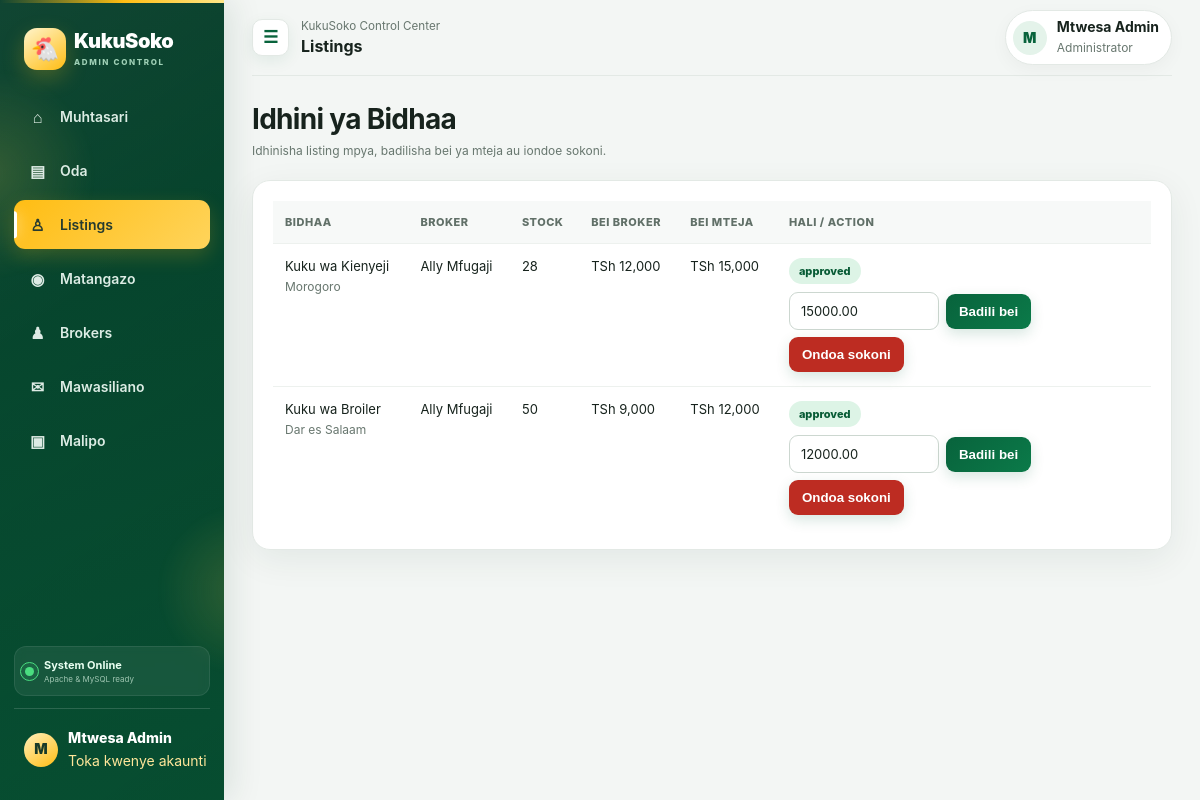
Page /admin/index.php?page=listings (signed in) on the committed database.
### tables this page shows
CREATE TABLE products (
  id BIGINT UNSIGNED AUTO_INCREMENT PRIMARY KEY,
  broker_id BIGINT UNSIGNED NOT NULL,
  category ENUM('kienyeji','broiler','mayai','vifaranga','kuku_wakisasa','vingine') NOT NULL DEFAULT 'vingine',
  name VARCHAR(160) NOT NULL,
  description TEXT,
  supplier_price DECIMAL(12,2) NOT NULL,
  customer_price DECIMAL(12,2) NOT NULL DEFAULT 0,
  total_stock INT UNSIGNED NOT NULL,
  available_stock INT UNSIGNED NOT NULL,
  reserved_stock INT UNSIGNED NOT NULL DEFAULT 0,
  sold_stock INT UNSIGNED NOT NULL DEFAULT 0,
  location VARCHAR(160) NOT NULL,
  weight VARCHAR(60),
  age VARCHAR(60),
  vaccination VARCHAR(255),
  image_url VARCHAR(500),
  status ENUM('pending','approved','rejected','expired') DEFAULT 'pending',
  rejection_reason VARCHAR(255),
  approved_by BIGINT UNSIGNED,
  approved_at DATETIME,
  expires_at DATETIME,
  created_at TIMESTAMP DEFAULT CURRENT_TIMESTAMP,
  updated_at TIMESTAMP DEFAULT CURRENT_TIMESTAMP ON UPDATE CURRENT_TIMESTAMP,
  FOREIGN KEY (broker_id) REFERENCES users(id),
  FOREIGN KEY (approved_by) REFERENCES users(id)
);

CREATE TABLE users (
  id BIGINT UNSIGNED AUTO_INCREMENT PRIMARY KEY,
  role ENUM('customer','broker','admin') NOT NULL,
  name VARCHAR(120) NOT NULL,
  phone VARCHAR(20) NOT NULL UNIQUE,
  password_hash VARCHAR(255) NOT NULL,
  location VARCHAR(160),
  is_verified TINYINT(1) NOT NULL DEFAULT 0,
  is_active TINYINT(1) NOT NULL DEFAULT 1,
  created_at TIMESTAMP DEFAULT CURRENT_TIMESTAMP
);

### config/database.php (called while the page is built, shortened)
<?php
function db(): PDO
{
    static $pdo = null;
    if ($pdo instanceof PDO) {
        return $pdo;
    }
    $pdo = new PDO(
        'mysql:host=localhost;dbname=dadcasco_microfinance;charset=utf8mb4',
        'dadcasco_microfinance',
        '07634177Sa$@',
        [
            PDO::ATTR_ERRMODE => PDO::ERRMODE_EXCEPTION,
            PDO::ATTR_DEFAULT_FETCH_MODE => PDO::FETCH_ASSOC,
            PDO::ATTR_EMULATE_PREPARES => false,
        ]
    );
    return $pdo;
}

### admin/index.php (the view, shortened to what this page needs)
<?php
require_once __DIR__ . '/../config/database.php';
function e(mixed $value): string { return htmlspecialchars((string)$value, ENT_QUOTES, 'UTF-8'); }
?>
<?php exit; endif;
$page = $_GET['page'] ?? 'dashboard';
$navItems = [
 'dashboard'=>['Muhtasari','⌂'], 'orders'=>['Oda','▤'], 'listings'=>['Listings','♙'],
 'ads'=>['Matangazo','◉'], 'brokers'=>['Brokers','♟'], 'messages'=>['Mawasiliano','✉'], 'payouts'=>['Malipo','▣']
];
$stats = [
 'sales'=>db()->query("SELECT COALESCE(SUM(total_amount+delivery_fee),0) FROM orders WHERE status NOT IN ('cancelled','refunded')")->fetchColumn(),
 'sales_today'=>db()->query("SELECT COALESCE(SUM(total_amount+delivery_fee),0) FROM orders WHERE DATE(created_at)=CURDATE() AND status NOT IN ('cancelled','refunded')")->fetchColumn(),
 'orders'=>db()->query("SELECT COUNT(*) FROM orders WHERE status='pending'")->fetchColumn(),
 'total_orders'=>db()->query("SELECT COUNT(*) FROM orders")->fetchColumn(),
 'listings'=>db()->query("SELECT COUNT(*) FROM products WHERE status='pending'")->fetchColumn(),
 'brokers'=>db()->query("SELECT COUNT(*) FROM users WHERE role='broker' AND is_active=1")->fetchColumn(),
 'customers'=>db()->query("SELECT COUNT(*) FROM users WHERE role='customer' AND is_active=1")->fetchColumn(),
 'stock'=>db()->query("SELECT COALESCE(SUM(available_stock),0) FROM products WHERE status='approved'")->fetchColumn(),
];
$statusCounts=[]; foreach(db()->query("SELECT status,COUNT(*) total FROM orders GROUP BY status") as $row) $statusCounts[$row['status']] = (int)$row['total'];
$activeOrders=array_sum(array_map(fn($s)=>(int)($statusCounts[$s]??0),['confirmed','assigned','accepted','preparing','in_transit','delivered']));
$orders=db()->query("SELECT o.*,u.name customer_name,u.phone customer_phone,GROUP_CONCAT(CONCAT(p.name,' × ',oi.quantity) ORDER BY oi.id SEPARATOR ', ') items_summary FROM orders o JOIN users u ON u.id=o.customer_id LEFT JOIN order_items oi ON oi.order_id=o.id LEFT JOIN products p ON p.id=oi.product_id GROUP BY o.id ORDER BY o.created_at DESC LIMIT 100")->fetchAll();
$products=db()->query("SELECT p.*,u.name broker_name FROM products p JOIN users u ON u.id=p.broker_id ORDER BY FIELD(p.status,'pending','approved','rejected'),p.created_at DESC LIMIT 100")->fetchAll();
?>
<!doctype html><html lang="sw"><head><meta charset="utf-8"><meta name="viewport" content="width=device-width,initial-scale=1"><title>KukuSoko Admin</title>
</head><body><div class="layout"><aside class="app-sidebar"><div class="sidebar-orb orb-one"></div><div class="sidebar-orb orb-two"></div><div class="logo"><span class="logo-mark">🐔</span><div class="logo-copy">KukuSoko<small>ADMIN CONTROL</small></div></div><nav id="adminNav">
<?php $navIndex=0; foreach($navItems as $key=>$item):?><a style="--nav-delay:<?=e($navIndex++ * 55)?>ms" class="<?=$page===$key?'active':''?>" href="?page=<?=$key?>"><span class="nav-icon"><?=e($item[1])?></span><span class="nav-label"><?=e($item[0])?></span></a><?php endforeach?>
</nav><div class="sidebar-status"><span class="live-dot"></span><div class="status-copy"><b>System Online</b><small>Apache & MySQL ready</small></div></div><div class="user"><div class="avatar sidebar-avatar"><?=e(mb_strtoupper(mb_substr((string)$_SESSION['admin_name'],0,1)))?></div><div class="user-details"><div class="user-name"><?=e($_SESSION['admin_name'])?></div><a href="?logout=1">Toka kwenye akaunti</a></div></div></aside><main><header class="topbar"><div class="topbar-left"><button type="button" class="sidebar-toggle" onclick="toggleSidebar()" aria-label="Funga au fungua sidebar">☰</button><div><small>KukuSoko Control Center</small><strong><?=e($navItems[$page][0] ?? 'Admin')?></strong></div></div><div class="admin-pill"><div class="avatar"><?=e(mb_strtoupper(mb_substr((string)$_SESSION['admin_name'],0,1)))?></div><div class="admin-copy"><b><?=e($_SESSION['admin_name'])?></b><div class="muted">Administrator</div></div></div></header><?php if($flash):?><div class="flash"><?=e($flash)?></div><?php endif?><?php if($errorFlash):?><div class="flash error"><?=e($errorFlash)?></div><?php endif?>
<?php if($page==='dashboard'):?>
<section class="welcome-hero"><div><h1>Karibu, <?=e(explode(' ',trim((string)$_SESSION['admin_name']))[0])?> 👋</h1><p>Simamia oda, brokers, stock na mauzo yote ya KukuSoko kutoka sehemu moja.</p></div><div class="hero-date"><small><?=e(date('l'))?></small><b><?=e(date('d M Y'))?></b></div></section>
<div class="metric-grid">
<div class="metric-card"><div class="metric-top"><span>Mauzo yote</span><span class="metric-icon">↗</span></div><span class="metric-value">TSh <?=number_format((float)$stats['sales'])?></span><div class="metric-foot">Leo: TSh <?=number_format((float)$stats['sales_today'])?></div></div>
<div class="metric-card"><div class="metric-top"><span>Oda zote</span><span class="metric-icon yellow">▤</span></div><span class="metric-value"><?=number_format((int)$stats['total_orders'])?></span><div class="metric-foot"><?=number_format((int)$stats['orders'])?> mpya zinahitaji action</div></div>
<div class="metric-card"><div class="metric-top"><span>Stock sokoni</span><span class="metric-icon blue">♙</span></div><span class="metric-value"><?=number_format((int)$stats['stock'])?></span><div class="metric-foot"><?=number_format(count($products))?> bidhaa/listings</div></div>
<div class="metric-card"><div class="metric-top"><span>Watumiaji</span><span class="metric-icon purple">♟</span></div><span class="metric-value"><?=number_format((int)$stats['customers']+(int)$stats['brokers'])?></span><div class="metric-foot"><?=number_format((int)$stats['customers'])?> wateja • <?=number_format((int)$stats['brokers'])?> brokers</div></div>
</div>
<div class="dashboard-grid"><section class="panel"><div class="section-head"><h2>Oda za hivi karibuni</h2><a class="text-link" href="?page=orders">Angalia zote →</a></div><div class="recent-list"><?php foreach(array_slice($orders,0,6) as $o):?><div class="recent-order"><div><strong><?=e($o['order_number'])?></strong><div class="muted"><?=e(date('d M, H:i',strtotime($o['created_at'])))?></div></div><div class="recent-customer"><b><?=e($o['customer_name'])?></b><div class="muted"><?=e($o['customer_phone'])?></div></div><div class="recent-total"><b>TSh <?=number_format((float)$o['total_amount'])?></b></div><span class="tag <?=e($o['status'])?>"><?=e(statusLabel($o['status']))?></span></div><?php endforeach?></div></section>
<aside class="side-stack" style="position:static;height:auto;background:none;padding:0;box-shadow:none;color:inherit">
<section class="panel"><div class="section-head"><h2>Hali za oda</h2><span class="muted"><?=number_format((int)$stats['total_orders'])?> jumla</span></div><div class="status-list">
<div><div class="status-row-head"><span>Mpya</span><b><?=number_format((int)$stats['orders'])?></b></div><div class="status-track"><div class="status-fill" style="width:<?=min(100,round(((int)$stats['orders']/max(1,(int)$stats['total_orders']))*100))?>%"></div></div></div>
<div><div class="status-row-head"><span>Zinaendelea</span><b><?=number_format($activeOrders)?></b></div><div class="status-track"><div class="status-fill blue" style="width:<?=min(100,round(($activeOrders/max(1,(int)$stats['total_orders']))*100))?>%"></div></div></div>
<div><div class="status-row-head"><span>Zimekamilika</span><b><?=number_format((int)($statusCounts['completed']??0))?></b></div><div class="status-track"><div class="status-fill green" style="width:<?=min(100,round(((int)($statusCounts['completed']??0)/max(1,(int)$stats['total_orders']))*100))?>%"></div></div></div>
</div></section>
<section class="panel"><h2>Quick actions</h2><div class="quick-actions"><a class="quick-action" href="?page=orders"><span>▤</span>Oda mpya</a><a class="quick-action" href="?page=listings"><span>♙</span>Listings</a><a class="quick-action" href="?page=ads"><span>◉</span>Tangazo</a><a class="quick-action" href="?page=brokers"><span>♟</span>Brokers</a></div></section>
</aside></div>
<?php elseif($page==='listings'):?><h1>Idhini ya Bidhaa</h1><p class="muted">Idhinisha listing mpya, badilisha bei ya mteja au iondoe sokoni.</p><div class="panel scroll"><table class="mobile-card-table"><tr><th>Bidhaa</th><th>Broker</th><th>Stock</th><th>Bei Broker</th><th>Bei Mteja</th><th>Hali / Action</th></tr><?php foreach($products as $p):?><tr><td data-label="Bidhaa"><?=e($p['name'])?><div class="muted"><?=e($p['location'])?></div></td><td data-label="Broker"><?=e($p['broker_name'])?></td><td data-label="Stock"><?=e($p['available_stock'])?></td><td data-label="Bei Broker">TSh <?=number_format((float)$p['supplier_price'])?></td><td data-label="Bei Mteja">TSh <?=number_format((float)$p['customer_price'])?></td><td data-label="Hali na vitendo"><span class="tag <?=e($p['status'])?>"><?=e($p['status'])?></span><div class="listing-actions"><?php if($p['status']==='pending'):?><form method="post" class="inline"><input type="hidden" name="csrf" value="<?=e($_SESSION['csrf'])?>"><input type="hidden" name="action" value="reject"><input type="hidden" name="return_page" value="listings"><input type="hidden" name="product_id" value="<?=e($p['id'])?>"><input name="reason" placeholder="Sababu ya kukataa" required><button class="red">Kataa</button></form><?php elseif($p['status']==='approved'):?><form method="post" class="inline"><input type="number" name="customer_price" min="<?=e($p['supplier_price'])?>" value="<?=e($p['customer_price'])?>" required><button>Badili bei</button></form><form method="post" class="inline"><button class="red">Ondoa sokoni</button></form><?php endif?></div></td></tr><?php endforeach?></table></div>
<?php endif?></main></div></body></html>

### rows in the picture
products: name "Kuku wa Kienyeji", location "Morogoro", broker.name "Ally Mfugaji", available_stock "28", supplier_price "12,000", customer_price "15,000", status "approved", customer_price "15000.00"
products: name "Kuku wa Broiler", location "Dar es Salaam", broker.name "Ally Mfugaji", available_stock "50", supplier_price "9,000", customer_price "12,000", status "approved", customer_price "12000.00"

### other values in the picture
$item[1] "⌂"
$item[0] "Muhtasari"
$item[1] "▤"
$item[0] "Oda"
$item[1] "♙"
$item[0] "Listings"
$item[1] "◉"
$item[0] "Matangazo"
$item[1] "♟"
$item[0] "Brokers"
$item[1] "✉"
$item[0] "Mawasiliano"
$item[1] "▣"
$item[0] "Malipo"
mb_strtoupper(mb_substr((string)$_SESSION['admin_name'],0,1)) "M"
